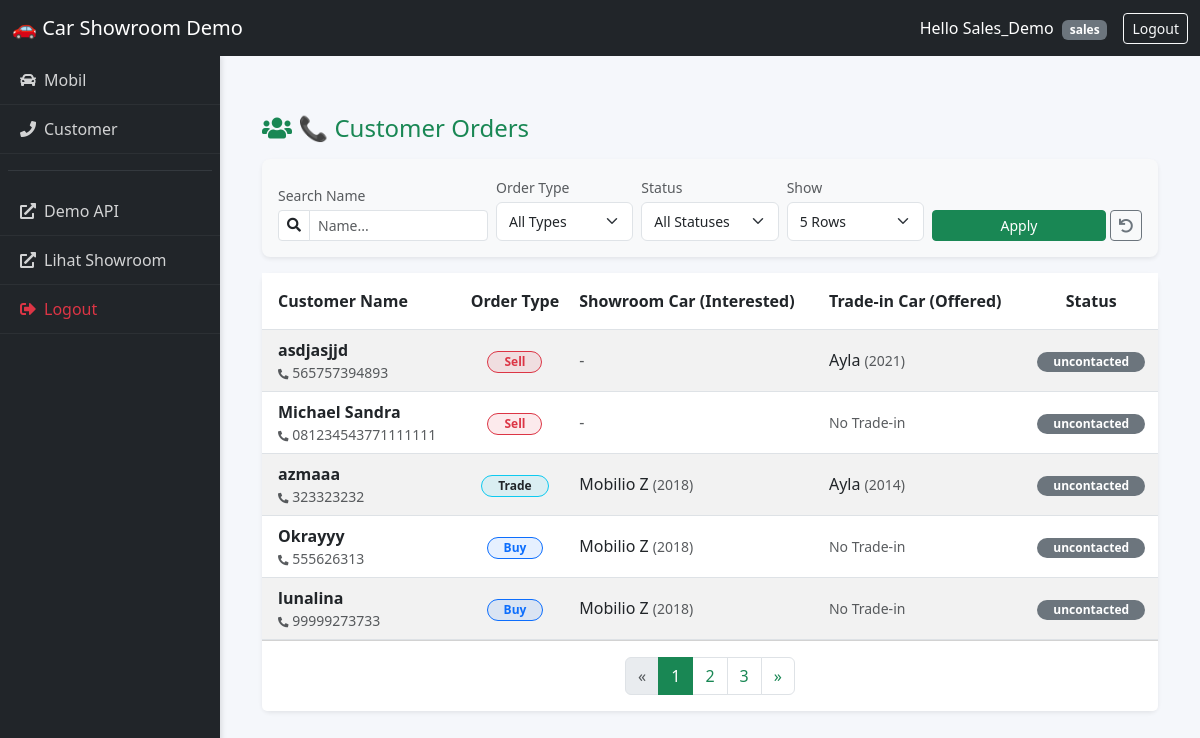
The app's page /demo/dashboard/customerlist/ (signed in) with its own data.
### users/models.py (models this page shows, shortened)
class User(AbstractUser):
    ROLE_CHOICES = (
        ("admin", "Admin"),
        ("salesperson", "Salesperson"),
        ("customer", "Customer"),
    )
    role = models.CharField(max_length=20, choices=ROLE_CHOICES, default="customer")

### orders/models.py (models this page shows, shortened)
class Order(models.Model):
    ORDER_TYPE_CHOICES = [
        ("sell","Sell"),
        ("trade","Trade"),
        ("buy","Buy"),
    ]
    customer = models.ForeignKey(Customer, on_delete=models.CASCADE, related_name='orders')
    showroom_car = models.ForeignKey(Cars, on_delete=models.CASCADE, null=True, blank=True)
    offer_type = models.CharField(max_length=10, choices=ORDER_TYPE_CHOICES)
    trade_in_car = models.OneToOneField(TradeInCar, on_delete=models.SET_NULL, null=True, blank=True)
    created_at = models.DateTimeField(auto_now_add=True)

class TradeInCar(models.Model):
    customer = models.ForeignKey(Customer, on_delete=models.CASCADE)
    offered_vehicle_model = models.CharField(max_length=100, blank=True, null=True)
    offered_vehicle_varian = models.CharField(max_length=100, blank=True, null=True)
    offered_vehicle_transmission = models.CharField(max_length=20, choices=[('auto','Otomatis'), ('manual', 'Manual')], blank=True, null=True)
    offered_vehicle_province = models.CharField(max_length=50, blank=True, null=True)
    offered_vehicle_year = models.IntegerField(blank=True, null=True)
    offered_vehicle_kilometers = models.IntegerField(blank=True, null=True)
    offered_vehicle_notes = models.TextField(blank=True, null=True)

### customer/models.py (models this page shows, shortened)
class Customer(models.Model):
    STATUS_CHOICES = [
        ("deal","Deal"),
        ("negotiating","Negotiating"),
        ("not_deal", "Not Deal"),
        ("uncontacted", "Uncontacted"),
        ("rna","RNA (Return, No Answer)"),
    ]
    user = models.OneToOneField(User, on_delete=models.CASCADE, related_name="customer_profile",null=True,blank=True)
    name = models.CharField(max_length=100)
    phone_number = models.CharField(max_length=20, unique=True)
    email = models.EmailField(blank=True, null=True)
    address = models.TextField(blank=True, null=True)
    status = models.CharField(max_length=20, choices=STATUS_CHOICES, default="uncontacted")
    created_at = models.DateTimeField(auto_now_add=True)
    updated_at = models.DateTimeField(auto_now=True)

### cars/models.py (models this page shows, shortened)
class Cars(models.Model):
    id = models.AutoField(primary_key=True)
    nama = models.CharField(max_length=100)
    harga = models.DecimalField(max_digits=12, decimal_places=2)
    merek = models.CharField(max_length=50)
    model = models.CharField(max_length=50)
    tahun = models.IntegerField()
    kilometer = models.IntegerField()
    transmisi = models.CharField(max_length=20, choices=[('auto','Otomatis'), ('manual', 'Manual')])
    jenis_bahan_bakar = models.CharField(max_length=20, choices=[('bensin','Bensin'), ('diesel', 'Diesel'), ('elektrik', 'Elektrik')])
    mesin = models.CharField(max_length=50)
    tempat_duduk = models.IntegerField()
    deskripsi = models.TextField()
    gambar = models.ImageField(upload_to='cars/images/',blank=True, null=True)
    status = models.CharField(max_length=20,
                              choices=[('available','Available'),('sold','Sold'),('booked','Booked')],default='available')

### demo/views.py (the view)
# urls.py: path('dashboard/customerlist/', dashboard_customer_list, name='demo_customer_list_dashboard'),
def dashboard_customer_list(request):
    if not request.user.is_authenticated:
        return redirect("demo_login")
    orders_data = Order.objects.select_related("customer", "trade_in_car", "showroom_car").all().order_by('-id')
    search_query = request.GET.get('q')
    if search_query and search_query != "":
        orders_data = orders_data.filter(customer__name__icontains=search_query)
    selected_status = request.GET.get('status')
    if selected_status and selected_status != "":
        orders_data = orders_data.filter(customer__status__iexact=selected_status)
    selected_type = request.GET.get('type')
    if selected_type and selected_type != "":
        orders_data = orders_data.filter(offer_type__iexact=selected_type)
    items_per_page = request.GET.get('paginate_by', 5)
    try:
        items_per_page = int(items_per_page)
    except ValueError:
        items_per_page = 5
    paginator = Paginator(orders_data, items_per_page)
    page_number = request.GET.get('page')
    page_obj = paginator.get_page(page_number)
    status_list = Order.objects.values_list('customer__status', flat=True).distinct().order_by('customer__status')
    type_list = Order.objects.values_list('offer_type', flat=True).distinct().order_by('offer_type')
    context = {
        'orders': page_obj,
        'items_per_page': items_per_page,
        'status_list': status_list,
        'selected_status': selected_status,
        'type_list': type_list,
        'selected_type': selected_type,
        'search_query': search_query,
    }
    return render(request, 'demo/customer_list_dashboard.html', context)

### demo/templates/demo/customer_list_dashboard.html (shortened to what this page needs)
{% extends 'demo/base.html' %}
{% block content %}
<div class="container-fluid mt-4">
    <div class="d-flex justify-content-between align-items-center mb-3">
        <h4 class="m-0 text-success"><i class="fas fa-users"></i> 📞 Customer Orders</h4>
    </div>
    <div class="card shadow-sm border-0 mb-3 bg-light">
        <div class="card-body py-3">
            <form method="get" class="row g-2 align-items-end">
                <div class="col-md-3">
                    <label class="form-label small text-muted mb-1">Search Name</label>
                    <div class="input-group input-group-sm">
                        <span class="input-group-text bg-white"><i class="fas fa-search"></i></span>
                        <input type="text" name="q" class="form-control" placeholder="Name..." value="{{ search_query|default:'' }}">
                    </div>
                </div>
                <div class="col-md-2">
                    <label class="form-label small text-muted mb-1">Order Type</label>
                    <select name="type" class="form-select form-select-sm">
                        <option value="">All Types</option>
                    </select>
                </div>
                <div class="col-md-2">
                    <label class="form-label small text-muted mb-1">Status</label>
                    <select name="status" class="form-select form-select-sm">
                        <option value="">All Statuses</option>
                    </select>
                </div>
                <div class="col-md-2">
                    <label class="form-label small text-muted mb-1">Show</label>
                    <select name="paginate_by" class="form-select form-select-sm">
                        <option value="5" {% if items_per_page == 5 %}selected{% endif %}>5 Rows</option>
                    </select>
                </div>
                <div class="col-md-3 d-flex gap-1">
                    <button type="submit" class="btn btn-success btn-sm w-100">Apply</button>
                    <a href="{% url 'demo_customer_list_dashboard' %}" class="btn btn-outline-secondary btn-sm" title="Reset Filters">
                        <i class="fas fa-undo"></i>
                    </a>
                </div>
            </form>
        </div>
    </div>
    <div class="card shadow-sm border-0">
        <div class="card-body p-0">
            <div class="table-responsive">
                <table class="table table-hover table-striped align-middle mb-0">
                    <thead class="bg-success text-white bg-opacity-75">
                        <tr>
                            <th class="py-3 ps-3">Customer Name</th>
                            <th class="py-3 text-center">Order Type</th>
                            <th class="py-3">Showroom Car (Interested)</th>
                            <th class="py-3">Trade-in Car (Offered)</th>
                            <th class="py-3 text-center">Status</th>
                        </tr>
                    </thead>
                    <tbody>
                        {% for order in orders %}
                        <tr>
                            <td class="ps-3">
                                <div class="fw-bold">{{ order.customer.name }}</div>
                                <div class="small text-muted"><i class="fas fa-phone-alt fa-xs"></i> {{ order.customer.phone_number }}</div>
                            </td>
                            <td class="text-center">
                                {% if order.offer_type|lower == 'sell' %}
                                    <span class="badge bg-danger bg-opacity-10 text-danger border border-danger rounded-pill px-3">Sell</span>
                                {% elif order.offer_type|lower == 'buy' %}
                                    <span class="badge bg-primary bg-opacity-10 text-primary border border-primary rounded-pill px-3">Buy</span>
                                {% elif order.offer_type|lower == 'trade' %}
                                    <span class="badge bg-info bg-opacity-10 text-dark border border-info rounded-pill px-3">Trade</span>
                                {% else %}
                                    <span class="badge bg-light text-dark border">{{ order.offer_type|default:"-" }}</span>
                                {% endif %}
                            </td>
                            <td>
                                {% if order.showroom_car %}
                                    {{ order.showroom_car.nama }} <span class="text-muted small">({{ order.showroom_car.tahun }})</span>
                                {% else %}
                                    <span class="text-muted">-</span>
                                {% endif %}
                            </td>
                            <td>
                                {% if order.trade_in_car and order.trade_in_car.offered_vehicle_model %}
                                    {{ order.trade_in_car.offered_vehicle_model }}
                                    <span class="text-muted small">({{ order.trade_in_car.offered_vehicle_year }})</span>
                                {% else %}
                                    <span class="text-muted small">No Trade-in</span>
                                {% endif %}
                            </td>
                            <td class="text-center">
                                {% if order.customer.status|lower == 'deal' %}
                                    <span class="badge bg-success rounded-pill px-3">Deal</span>
                                {% elif order.customer.status|lower == 'negotiation' %}
                                    <span class="badge bg-warning text-dark rounded-pill px-3">Negotiation</span>
                                {% else %}
                                    <span class="badge bg-secondary rounded-pill px-3">{{ order.customer.status|default:"Pending" }}</span>
                                {% endif %}
                            </td>
                        </tr>
                        {% endfor %}
                    </tbody>
                </table>
            </div>
        </div>
        <div class="card-footer bg-white py-3">
            <nav aria-label="Page navigation">
                <ul class="pagination justify-content-center m-0">
                    {% if orders.has_previous %}
                    <li class="page-item">
                        <a class="page-link text-success" href="?page={{ orders.previous_page_number }}&q={{ search_query|default:'' }}&status={{ selected_status|default:'' }}&type={{ selected_type|default:'' }}&paginate_by={{ items_per_page }}">
                            &laquo;
                        </a>
                    </li>
                    {% else %}
                    <li class="page-item disabled"><span class="page-link">&laquo;</span></li>
                    {% endif %}
                    {% for num in orders.paginator.page_range %}
                        {% if orders.number == num %}
                            <li class="page-item active"><span class="page-link bg-success border-success">{{ num }}</span></li>
                        {% elif num > orders.number|add:'-3' and num < orders.number|add:'3' %}
                            <li class="page-item">
                                <a class="page-link text-success" href="?page={{ num }}&q={{ search_query|default:'' }}&status={{ selected_status|default:'' }}&type={{ selected_type|default:'' }}&paginate_by={{ items_per_page }}">
                                    {{ num }}
                                </a>
                            </li>
                        {% endif %}
                    {% endfor %}
                    {% if orders.has_next %}
                    <li class="page-item">
                        <a class="page-link text-success" href="?page={{ orders.next_page_number }}&q={{ search_query|default:'' }}&status={{ selected_status|default:'' }}&type={{ selected_type|default:'' }}&paginate_by={{ items_per_page }}">
                            &raquo;
                        </a>
                    </li>
                    {% else %}
                    <li class="page-item disabled"><span class="page-link">&raquo;</span></li>
                    {% endif %}
                </ul>
            </nav>
        </div>
    </div>
</div>
{% endblock %}

### demo/templates/demo/base.html (shortened to what this page needs)
{% load static %}
<!DOCTYPE html>
<html lang="en">
    <head>
        <link rel="stylesheet" href="https://cdn.jsdelivr.net/npm/bootstrap@5.3.0/dist/css/bootstrap.min.css" />
        <link rel="stylesheet" href="https://cdnjs.cloudflare.com/ajax/libs/font-awesome/5.15.4/css/all.min.css">
        <link rel="stylesheet" href="{% static 'demo/css/base_style.css' %}?v=5"/>
    </head>
    <body class="{% if not user.is_authenticated %}no-sidebar{% endif %}">
        <nav class="navbar navbar-expand-lg navbar-dark bg-dark fixed-top">
            <div class="container-fluid">
                <a class="navbar-brand" href="#">🚗 Car Showroom Demo</a>
                <div class="d-flex">
                    {% if user.is_authenticated %}
                    <span class="text-white me-3 align-self-center">
                        Hello {{ request.user.username|title }}
                        <span class="badge bg-secondary ms-1">{{ request.user.role }}</span>
                    </span>
                    <a href="/demo/logout/" class="btn btn-outline-light btn-sm">Logout</a>
                    {% endif %}
                </div>
            </div>
        </nav>
        {% if user.is_authenticated %}
            <div class="sidebar">
                {% if request.user.role == 'admin' or request.user.role == 'sales' %}
                    <a href="{% url 'demo_carlist_dashboard' %}"><i class="fas fa-car me-2"></i>Mobil</a>
                    <a href="{% url 'demo_customer_list_dashboard' %}"><i class="fas fa-phone me-2"></i>Customer</a>
                {% endif %}
                <hr class="border-secondary mx-2">
                <a href="{% url 'demo_api' %}"><i class="fas fa-external-link-alt me-2"></i>Demo API</a>
                <a href="{% url 'carList' %}"><i class="fas fa-external-link-alt me-2"></i>Lihat Showroom</a>
                <a href="{% url 'logout' %}" class="text-danger"><i class="fas fa-sign-out-alt me-2"></i>Logout</a>
            </div>
        {% endif %}
        <div class="main-container">
            {% block content %}{% endblock %}
        </div>
    </body>
</html>

### demo/static/demo/css/base_style.css (style rules this page uses)
body { min-height: 100vh; display: flex; background-color: #f5f7fb; font-family: 'Segoe UI', Tahoma, Geneva, Verdana, sans-serif; }
.sidebar { width: 220px; background: #212529; color: white; margin-top: 56px; position: fixed; height: 100vh; overflow-y: auto; z-index: 1000; box-shadow: 2px 0 5px rgba(0,0,0,0.1); }
.sidebar a { color: rgba(255,255,255,0.8); text-decoration: none; display: block; padding: 12px 20px; border-bottom: 1px solid rgba(255,255,255,0.05); transition: all 0.3s; }
.main-container { margin-top: 70px; margin-left: 220px; flex: 1; width: 100%; padding: 20px 30px; }
.card { border: none; border-radius: 8px; box-shadow: 0 2px 8px rgba(0,0,0,0.05); }
.form-control, .form-select { border-radius: 6px; border: 1px solid #dfe3e7; padding: 8px 12px; }

### records on screen
User: user.username "Sales_Demo", user.role "sales"
Order: customer.name "asdjasjjd", customer.phone_number "565757394893", offer_type "Sell", trade_in_car.offered_vehicle_model "Ayla", trade_in_car.offered_vehicle_year "2021", customer.status "uncontacted"
Order: customer.name "Michael Sandra", customer.phone_number "081234543771111111", offer_type "Sell", shows "No Trade-in", customer.status "uncontacted"
Order: customer.name "azmaaa", customer.phone_number "323323232", offer_type "Trade", showroom_car.nama "Mobilio Z", showroom_car.tahun "2018", trade_in_car.offered_vehicle_model "Ayla", trade_in_car.offered_vehicle_year "2014", customer.status "uncontacted"
Order: customer.name "Okrayyy", customer.phone_number "555626313", offer_type "Buy", showroom_car.nama "Mobilio Z", showroom_car.tahun "2018", shows "No Trade-in", customer.status "uncontacted"
Order: customer.name "lunalina", customer.phone_number "99999273733", offer_type "Buy", showroom_car.nama "Mobilio Z", showroom_car.tahun "2018", shows "No Trade-in", customer.status "uncontacted"

### other values on screen
{{ num }} "1"
{{ num }} "2" "3"
